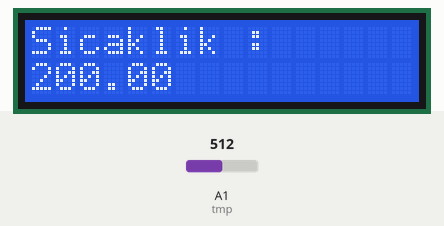
This sketch was run on a simulated Arduino Uno, built with avr-gcc and run on an emulated ATmega328P. Shown: 16×2 character LCD. The inputs (shaded band) are chosen by the test bench; at power-on: A1 (tmp) = 512. What the sketch prints to the serial monitor is not drawn.

Above: at 1.2 s.
1.3 s: A1 (tmp) set to 316
At 1.6 s:
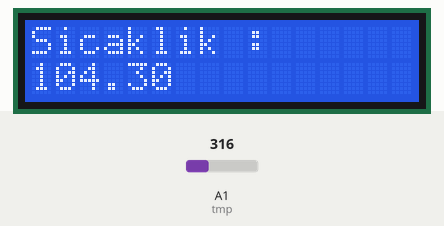
2.8 s: A1 (tmp) set to 292
At 4.0 s:
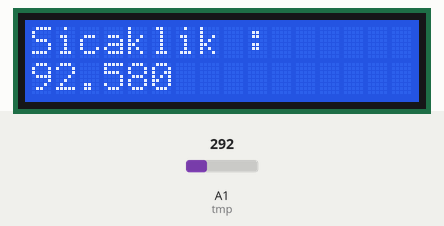
4.3 s: A1 (tmp) set to 511
At 5.1 s:
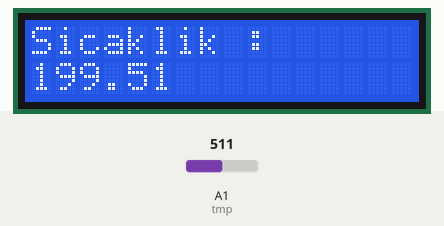
5.8 s: A1 (tmp) set to 306
At 6.3 s:
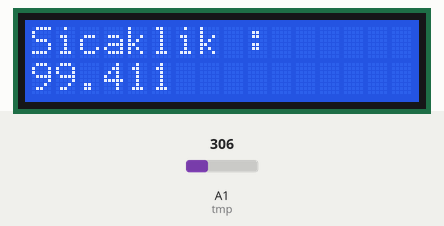
Timing chart, 0 to 8.3 s (numbered marks = the images above; inputs shaded):
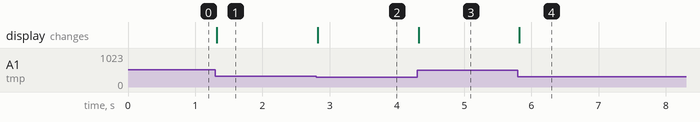

Measured:
- after the input at 1.3 s, the display: changes at once (image 1)
- after the input at 2.8 s, the display: changes at once (image 2)
- after the input at 4.3 s, the display: changes at once (image 3)
- after the input at 5.8 s, the display: changes at once (image 4)

The sketch:

termometre.ino
```cpp
#include <LiquidCrystal.h>
LiquidCrystal lcd(12, 11, 5, 4, 3, 2);

int tmp = A1;
float sicaklik;

void setup() {

  lcd.begin(16,2);
  lcd.print("Sicaklik : ");
  Serial.begin(9600);

}

void loop() {

  sicaklik = analogRead(tmp);
  sicaklik = ((sicaklik*5.0)/1024);
  sicaklik = ((sicaklik-0.5)*100);

  lcd.setCursor(0,1);
  lcd.print(sicaklik);

  Serial.print("Sicaklik : ");
  Serial.println(sicaklik);


}
 
```
